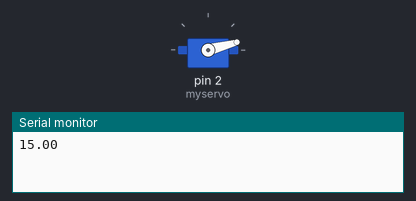
The sketch below on a simulated Arduino Uno, built with avr-gcc and run on an emulated ATmega328P. Parts: servo, the last lines printed to the serial monitor.

Above: at 0.05 s.
At 1.0 s:
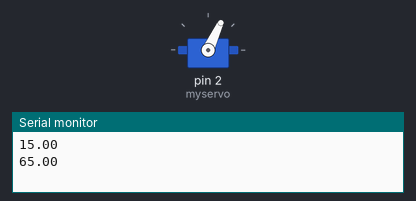
At 1.5 s:
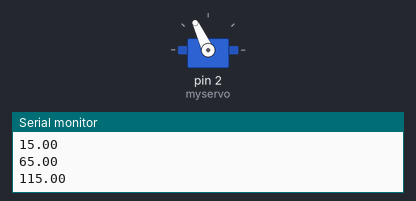
At 2.0 s:
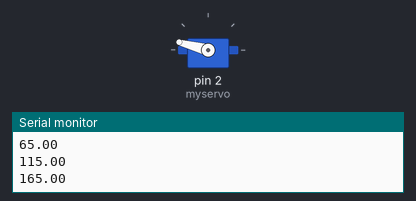
Timing chart, 0 to 4.6 s (numbered marks = the images above):
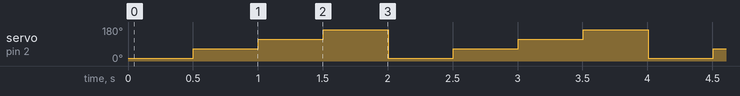

Measured:
- by itself, servo on pin 2 (myservo): repeats every 2.0 s: 115° 0.50 s, 165° 0.50 s, 15° 0.50 s, 65° 0.50 s

The sketch:

move2pos.ino
```cpp
#include <Servo.h>

Servo myservo;
float debut = 15;
float fin = 165;
char vitesse = 3; // de 1 à 5
float pos;
float length_angle;
float servo_pos;

void setup() {
  Serial.begin(9600);
  myservo.attach(2);

  length_angle = fin-debut;

  pos = debut;
}

void loop() {
  if (pos > fin)
    {pos = debut;}
  Serial.println(pos);

  myservo.write(pos);

  pos += length_angle/vitesse;

  delay(500);
}
```
